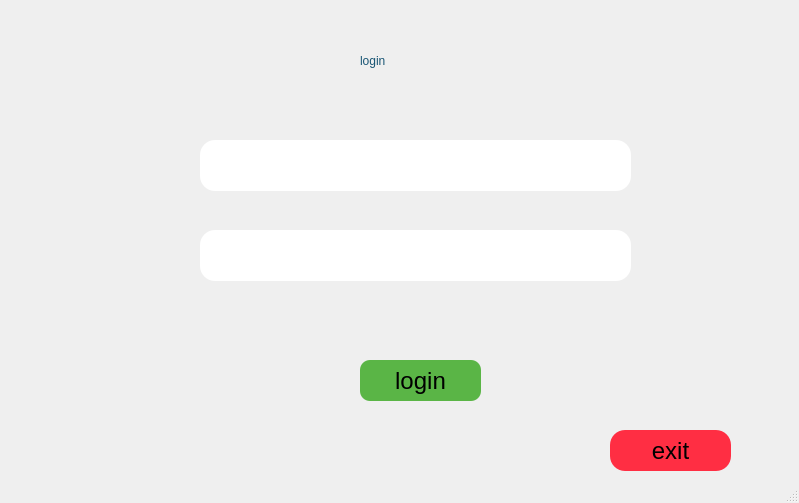
<?xml version="1.0" encoding="UTF-8"?>
<ui version="4.0">
 <class>MainWindow</class>
 <widget class="QMainWindow" name="MainWindow">
  <property name="geometry">
   <rect>
    <x>0</x>
    <y>0</y>
    <width>799</width>
    <height>503</height>
   </rect>
  </property>
  <property name="minimumSize">
   <size>
    <width>799</width>
    <height>503</height>
   </size>
  </property>
  <property name="maximumSize">
   <size>
    <width>799</width>
    <height>503</height>
   </size>
  </property>
  <property name="windowTitle">
   <string>USER LOGIN</string>
  </property>
  <property name="windowIcon">
   <iconset>
    <normaloff>../img/icon.ico</normaloff>../img/icon.ico</iconset>
  </property>
  <property name="styleSheet">
   <string notr="true">background:url(img/loginbg.jpg);
</string>
  </property>
  <widget class="QWidget" name="centralwidget">
   <widget class="QLineEdit" name="userid">
    <property name="geometry">
     <rect>
      <x>200</x>
      <y>140</y>
      <width>431</width>
      <height>51</height>
     </rect>
    </property>
    <property name="styleSheet">
     <string notr="true">background: rgb(255, 255, 255);
border-radius:15px;
font: 16pt &quot;Comic Sans MS&quot;;</string>
    </property>
   </widget>
   <widget class="QLineEdit" name="pwd">
    <property name="geometry">
     <rect>
      <x>200</x>
      <y>230</y>
      <width>431</width>
      <height>51</height>
     </rect>
    </property>
    <property name="styleSheet">
     <string notr="true">background: rgb(255, 255, 255);
border-radius:15px;
font: 16pt &quot;Comic Sans MS&quot;;</string>
    </property>
    <property name="text">
     <string/>
    </property>
   </widget>
   <widget class="QPushButton" name="logbutton">
    <property name="geometry">
     <rect>
      <x>360</x>
      <y>360</y>
      <width>121</width>
      <height>41</height>
     </rect>
    </property>
    <property name="styleSheet">
     <string notr="true">
QWidget#logbutton{
border-radius:10px;
background:rgb(90, 181, 70);
color:black;
font-size:24px;
font-variant:small-caps;
}
QWidget#logbutton:hover{
border-radius:10px;
background:rgba(139, 190, 99,0.8);
color:black;
font-size:24px;
font-variant:small-caps;
}</string>
    </property>
    <property name="text">
     <string>login</string>
    </property>
   </widget>
   <widget class="QLabel" name="err">
    <property name="geometry">
     <rect>
      <x>210</x>
      <y>310</y>
      <width>411</width>
      <height>21</height>
     </rect>
    </property>
    <property name="styleSheet">
     <string notr="true">color:red;
font-variant:small-caps;
font-size:22px;</string>
    </property>
    <property name="text">
     <string/>
    </property>
   </widget>
   <widget class="QPushButton" name="exitbutton">
    <property name="geometry">
     <rect>
      <x>610</x>
      <y>430</y>
      <width>121</width>
      <height>41</height>
     </rect>
    </property>
    <property name="styleSheet">
     <string notr="true">QWidget#exitbutton{
background: rgb(255, 46, 67);
border-radius:15px;
font-size:24px;
font-variant:small-caps;
}
QWidget#exitbutton:hover{
background: rgb(255, 87, 98);
border-radius:15px;
font-size:24px;
font-variant:small-caps;
}</string>
    </property>
    <property name="text">
     <string>exit</string>
    </property>
   </widget>
   <widget class="QLabel" name="label">
    <property name="geometry">
     <rect>
      <x>360</x>
      <y>30</y>
      <width>111</width>
      <height>61</height>
     </rect>
    </property>
    <property name="styleSheet">
     <string notr="true">font: 75 25pt &quot;Comic Sans MS&quot; ;
color:rgb(24,85,116);</string>
    </property>
    <property name="text">
     <string>login</string>
    </property>
   </widget>
  </widget>
  <widget class="QStatusBar" name="statusbar"/>
 </widget>
 <resources/>
 <connections/>
</ui>
